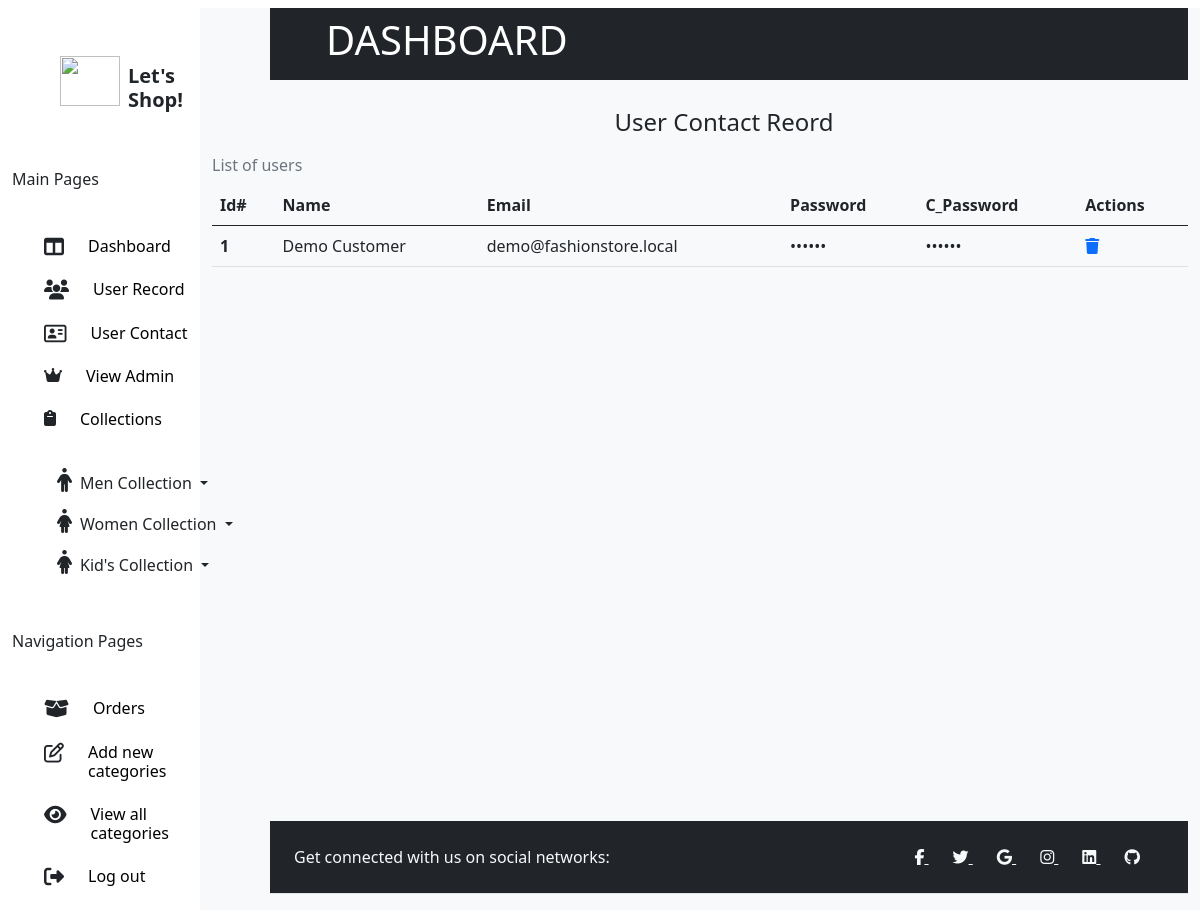
The page /admin/record.php (signed in) on the database its author committed.
### tables this page shows
CREATE TABLE `user_register` (
  `id` int(255) NOT NULL AUTO_INCREMENT,
  `name` varchar(255) NOT NULL,
  `email` varchar(255) NOT NULL,
  `pswd` varchar(255) NOT NULL,
  `cpswd` varchar(255) NOT NULL,
  PRIMARY KEY (`id`)
);

### helpers.php (called while the page is built, shortened)
<?php
if (!function_exists('esc')) {
    function e($value)
    {
        return htmlspecialchars((string) $value, ENT_QUOTES, 'UTF-8');
    }
}

### admin/record.php (the view, shortened to what this page needs)
<!DOCTYPE html>
<html lang="en">
<head>
    <link href="https://cdn.jsdelivr.net/npm/bootstrap@5.0.2/dist/css/bootstrap.min.css" rel="stylesheet">
    <link rel="stylesheet" href="https://cdnjs.cloudflare.com/ajax/libs/font-awesome/6.4.2/css/all.min.css">
    <link rel="stylesheet" href="/admin/style.css">
</head>
<body>
    <div class="container-fluid">
        <div class="row">
            <div class="col-lg-2 col-md-3">
                <div class="imag d-flex ms-5 mt-5">
                    <p class="mt-2"><img src="./shopping-cart.png" alt="" height="50px" width="60px"></p>
                    <h5 class="fw-bold ms-2 mt-3">Let's Shop!</h5>
                </div>
                <h6 class="mt-5 mb-5">Main Pages</h6>
                <ul>
                    <li class="d-flex"><i class="fa-solid fa-table-columns fs-5"></i>
                        <a href="./dash.php">
                            <h6 class="ms-4">Dashboard</h6>
                        </a>
                    </li>
                    <li class="d-flex mt-3"><i class="fa-solid fa-users fs-5"></i>
                        <a href="./record.php">
                            <h6 class="ms-4">User Record</h6>
                        </a>
                    </li>
                    <li class="d-flex mt-3"><i class="fa-regular fa-address-card fs-5"></i>
                        <a href="./usercontact.php">
                            <h6 class="ms-4">User Contact</h6>
                        </a>
                    </li>
                    <li class="d-flex mt-3"> <i class="fa-solid fa-crown"></i>
                        <a href="./admin.php">
                            <h6 class="ms-4">View Admin</h6>
                        </a>
                    </li>
                    <li class="d-flex mt-3"> <i class="fa-solid fa-clipboard"></i>
                        <a href="">
                            <h6 class="ms-4">Collections</h6>
                        </a>
                    </li>
                    <div class="dropdown mt-4">
                        <button class="btn btn-white dropdown-toggle" type="button" id="dropdownMenuButton1" data-bs-toggle="dropdown" aria-expanded="false">
                            <i class="fa-solid fa-person fs-4 me-2"></i>Men Collection
                        </button>
                    </div>
                    <div class="dropdown">
                        <button class="btn btn-white dropdown-toggle" type="button" id="dropdownMenuButton1" data-bs-toggle="dropdown" aria-expanded="false">
                            <i class="fa-solid fa-person-dress me-2 fs-4"></i>Women Collection
                        </button>
                    </div>
                    <div class="dropdown">
                        <button class="btn btn-white dropdown-toggle" type="button" id="dropdownMenuButton1" data-bs-toggle="dropdown" aria-expanded="false">
                            <i class="fa-solid fa-person-dress me-2 fs-4"></i>Kid's Collection
                        </button>
                    </div>
                </ul>
                <h6 class="mt-5 mb-5">Navigation Pages</h6>
                <ul>
                    <li class="d-flex mt-3"> <i class="fa-solid fa-box-open fs-5"></i>
                        <a href="./dsplyorders.php">
                            <h6 class="ms-4">Orders</h6>
                        </a>
                    </li>
                    <li class="d-flex  mt-3"><i class="fa-regular fa-pen-to-square fs-5"></i>
                        <a href="">
                            <h6 class="ms-4">Add new categories</h6>
                        </a>
                    </li>
                    <li class="d-flex  mt-3"><i class="fa-solid fa-eye fs-5"></i>
                        <a href="">
                            <h6 class="ms-4">View all categories</h6>
                        </a>
                    </li>
                    <li class="d-flex  mt-3"><i class="fa-solid fa-right-from-bracket fs-5"></i>
                        <a href="">
                            <h6 class="ms-4">Log out</h6>
                        </a>
                    </li>
                </ul>
            </div>
            <div class="dashboard col-lg-10 col-md-9 bg-light mt-2">
                <div class="admin bg-dark text-white p-2 d-flex text-center fixed-top mt-2" style="margin-left: 270px; margin-right: 12px;">
                    <h1 class="ms-5">DASHBOARD</h1>
                </div>
                <h4 class="ms-5 text-center" style="margin-top: 100px;">User Contact Reord</h4>
                <table class="table caption-top">
                    <caption>List of users</caption>
                    <thead>
                        <tr>
                            <th scope="col">Id#</th>
                            <th scope="col">Name</th>
                            <th scope="col">Email</th>
                            <th scope="col">Password</th>
                            <th scope="col">C_Password</th>
                            <th scope="col">Actions</th>
                        </tr>
                    </thead>
                    <tbody>
                        <?php
                        include('../conn.php');
                        $display = "SELECT * FROM `user_register`";
                        $query = mysqli_query($conn, $display);
                        while ($result = mysqli_fetch_array($query)) {
                        ?>
                            <tr>
                                <th scope="row"><?php echo e($result['id'])?> </th>
                                <td><?php echo e($result['name'])?> </td>
                                <td><?php echo e($result['email'])?> </td>
                                <td>••••••</td>
                                <td>••••••</td>
                                <td>
                                    <a href="user_delete.php?did=<?php echo e($result['id']); ?>"><i class="fa-solid fa-trash "></i></a>
                                </td>
                            </tr>
                        <?php
                        }
                        ?>
                    </tbody>
                </table>
                <footer class="text-center text-lg-start bg-dark text-light mb-3 mt-5 fixed-bottom" style="margin-left: 270px; margin-right: 12px;">
                    <section class="d-flex justify-content-center justify-content-lg-between p-4 border-bottom">
                        <div class="me-5 d-none d-lg-block">
                            <span>Get connected with us on social networks:</span>
                        </div>
                        <div>
                            <a href="" class="me-4 text-reset">
                                <i class="fab fa-facebook-f"></i>
                            </a>
                            <a href="" class="me-4 text-reset">
                                <i class="fab fa-twitter"></i>
                            </a>
                            <a href="" class="me-4 text-reset">
                                <i class="fab fa-google"></i>
                            </a>
                            <a href="" class="me-4 text-reset">
                                <i class="fab fa-instagram"></i>
                            </a>
                            <a href="" class="me-4 text-reset">
                                <i class="fab fa-linkedin"></i>
                            </a>
                            <a href="" class="me-4 text-reset">
                                <i class="fab fa-github"></i>
                            </a>
                        </div>
                    </section>
                </footer>
            </div>
        </div>
    </div>
</body>
</html>

### admin/style.css (style rules this page uses)
* { margin: 0; padding: 0; box-sizing: border-box; list-style-type: none; }

### admin/record.php (style rules this page uses)
ul li a { text-decoration: none; color: black; }

### rows shown on the page
user_register: id "1", name "Demo Customer", email "demo@fashionstore.local"
